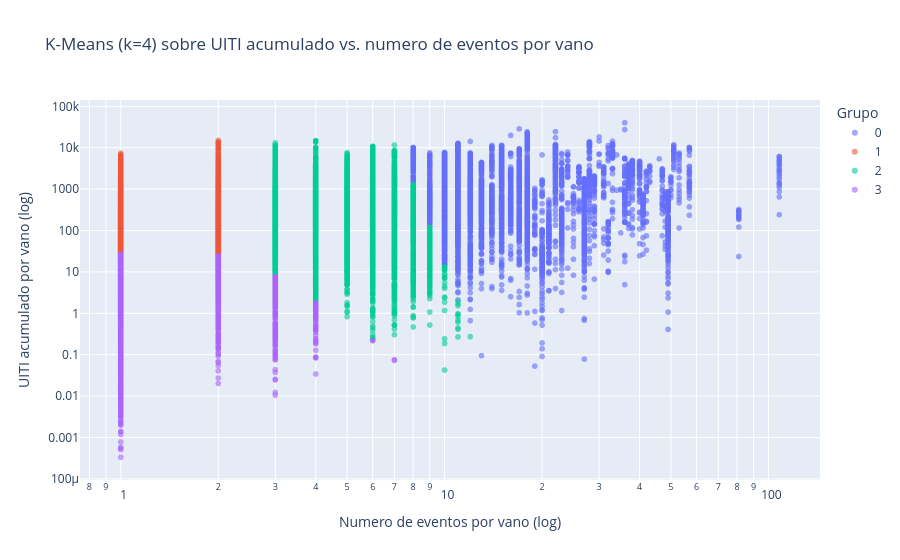

Notebook code for this chart:
### Code cell
# Version interactiva del scatter de K-Means con Plotly: hover muestra el codigo del vano
# (FID_VANO), el circuito al que pertenece y el grupo asignado.
import plotly.express as px

plot_df = vano_table.copy()
plot_df['cluster'] = plot_df['cluster'].astype(str)

fig_plotly = px.scatter(
    plot_df,
    x='num_eventos',
    y='uiti_acumulado',
    color='cluster',
    log_x=True,
    log_y=True,
    hover_data={
        'FID_VANO': True,
        'CIRCUITO': True,
        'cluster': True,
        'num_eventos': True,
        'uiti_acumulado': ':.2f',
    },
    labels={
        'num_eventos': 'Numero de eventos por vano (log)',
        'uiti_acumulado': 'UITI acumulado por vano (log)',
        'cluster': 'Grupo',
    },
    title='K-Means (k=4) sobre UITI acumulado vs. numero de eventos por vano',
)
fig_plotly.update_traces(marker=dict(size=6, opacity=0.6))
fig_plotly.show()

### Figure 1 — Plotly figure (JSON) as saved in the notebook; plotly's stock layout.template omitted (floating-point values rounded to 4 significant figures; data arrays with more than 128 entries replaced by an {"elided": "..."} marker saying what was removed)
{"data": [{"customdata": {"elided": "5200x3 str values"}, "hovertemplate": "Grupo=%{customdata[2]}<br>Numero de eventos por vano (log)=%{x}<br>UITI acumulado por vano (log)=%{y:.2f}<br>FID_VANO=%{customdata[0]}<br>CIRCUITO=%{customdata[1]}<extra></extra>", "legendgroup": "0", "marker": {"color": "#636efa", "opacity": 0.6, "size": 6, "symbol": "circle"}, "mode": "markers", "name": "0", "showlegend": true, "type": "scattergl", "x": {"elided": "5200 int values"}, "xaxis": "x", "y": {"elided": "5200 float values"}, "yaxis": "y"}, {"customdata": {"elided": "8584x3 str values"}, "hovertemplate": "Grupo=%{customdata[2]}<br>Numero de eventos por vano (log)=%{x}<br>UITI acumulado por vano (log)=%{y:.2f}<br>FID_VANO=%{customdata[0]}<br>CIRCUITO=%{customdata[1]}<extra></extra>", "legendgroup": "1", "marker": {"color": "#EF553B", "opacity": 0.6, "size": 6, "symbol": "circle"}, "mode": "markers", "name": "1", "showlegend": true, "type": "scattergl", "x": {"elided": "8584 int values"}, "xaxis": "x", "y": {"elided": "8584 float values"}, "yaxis": "y"}, {"customdata": {"elided": "8310x3 str values"}, "hovertemplate": "Grupo=%{customdata[2]}<br>Numero de eventos por vano (log)=%{x}<br>UITI acumulado por vano (log)=%{y:.2f}<br>FID_VANO=%{customdata[0]}<br>CIRCUITO=%{customdata[1]}<extra></extra>", "legendgroup": "2", "marker": {"color": "#00cc96", "opacity": 0.6, "size": 6, "symbol": "circle"}, "mode": "markers", "name": "2", "showlegend": true, "type": "scattergl", "x": {"elided": "8310 int values"}, "xaxis": "x", "y": {"elided": "8310 float values"}, "yaxis": "y"}, {"customdata": {"elided": "5296x3 str values"}, "hovertemplate": "Grupo=%{customdata[2]}<br>Numero de eventos por vano (log)=%{x}<br>UITI acumulado por vano (log)=%{y:.2f}<br>FID_VANO=%{customdata[0]}<br>CIRCUITO=%{customdata[1]}<extra></extra>", "legendgroup": "3", "marker": {"color": "#ab63fa", "opacity": 0.6, "size": 6, "symbol": "circle"}, "mode": "markers", "name": "3", "showlegend": true, "type": "scattergl", "x": {"elided": "5296 int values"}, "xaxis": "x", "y": {"elided": "5296 float values"}, "yaxis": "y"}], "layout": {"legend": {"title": {"text": "Grupo"}, "tracegroupgap": 0}, "title": {"text": "K-Means (k=4) sobre UITI acumulado vs. numero de eventos por vano"}, "xaxis": {"anchor": "y", "domain": [0.0, 1.0], "title": {"text": "Numero de eventos por vano (log)"}, "type": "log"}, "yaxis": {"anchor": "x", "domain": [0.0, 1.0], "title": {"text": "UITI acumulado por vano (log)"}, "type": "log"}}}
